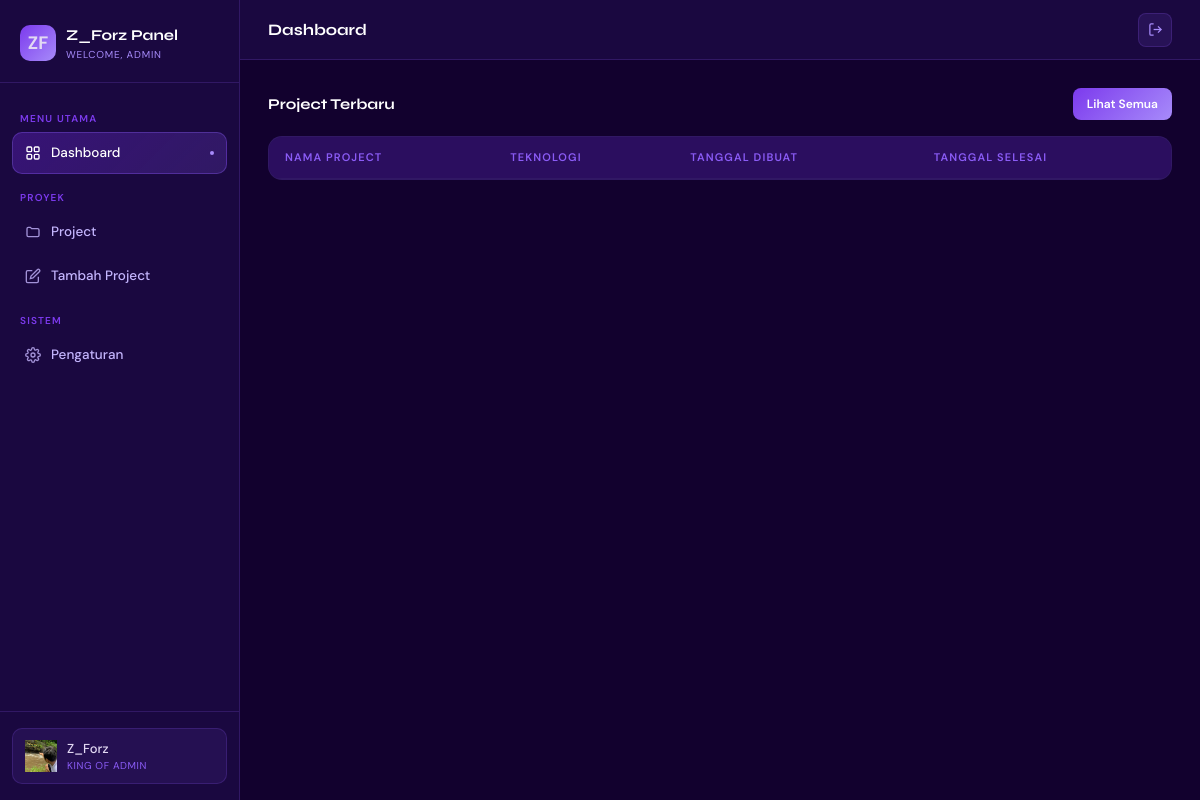
/admin/dashboard.php (signed in), run on an earlier commit of the app's database.
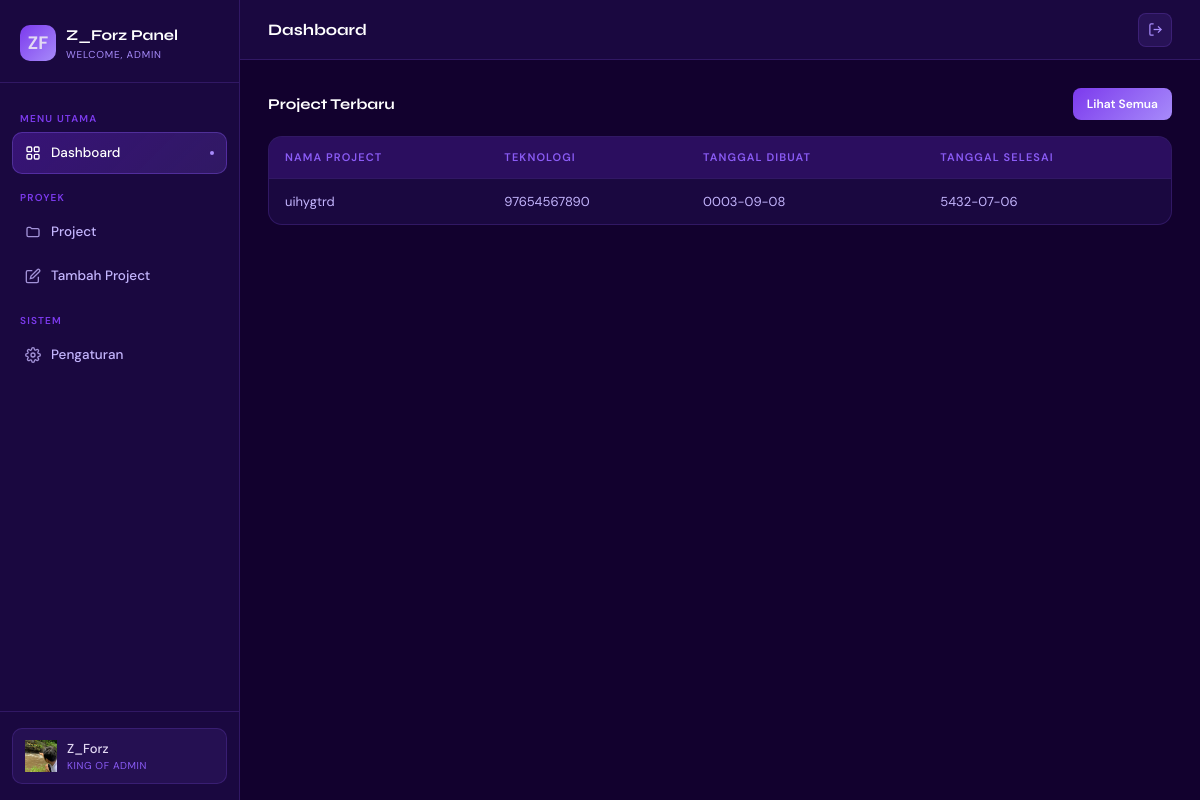
And on a later commit of the database.
### tables this page shows
CREATE TABLE `projects` (
  `id` int(11) NOT NULL,
  `judul_project` varchar(255) NOT NULL,
  `gambar_project` varchar(255) DEFAULT NULL,
  `deskripsi` text DEFAULT NULL,
  `link` varchar(255) NOT NULL,
  `dibuat` date NOT NULL,
  `selesai` date NOT NULL,
  `created_at` timestamp NULL DEFAULT current_timestamp(),
  `teknologi` varchar(255) NOT NULL
);

### admin/dashboard.php (the view, shortened to what this page needs)
<?php
include '../config.php';
$project = $conn->query("SELECT * FROM projects ORDER BY id DESC");
?>
<!DOCTYPE html>
<html lang="id">
<head>
    <script src="https://cdn.jsdelivr.net/npm/@tailwindcss/browser@4"></script>
</head>
<body>
    <div id="sidebar">
        <div class="sidebar-logo">
            <div class="logo-icon text-lg font-bold">ZF</div>
            <div>
                <div class="logo-text">Z_Forz Panel</div>
                <div class="logo-sub">Welcome, Admin</div>
            </div>
        </div>
        <nav>
            <div class="nav-section-label">Menu Utama</div>
            <div class="nav-item active" onclick="showPage('dashboard',this)">
                <svg class="nav-icon" fill="none" stroke="currentColor" stroke-width="2" viewBox="0 0 24 24">
                    <rect x="3" y="3" width="7" height="7" rx="1.5"/><rect x="14" y="3" width="7" height="7" rx="1.5"/>
                    <rect x="3" y="14" width="7" height="7" rx="1.5"/><rect x="14" y="14" width="7" height="7" rx="1.5"/>
                </svg>
                Dashboard <span class="nav-dot"></span>
            </div>
            <div class="nav-section-label" style="margin-top:16px;">Proyek</div>
            <div class="nav-item" onclick="showPage('projects',this)">
                <svg class="nav-icon" fill="none" stroke="currentColor" stroke-width="2" viewBox="0 0 24 24">
                    <path d="M3 7a2 2 0 012-2h3l2 2h9a2 2 0 012 2v8a2 2 0 01-2 2H5a2 2 0 01-2-2z"/>
                </svg>
                Project <span class="nav-dot"></span>
            </div>
            <div class="nav-item" onclick="showPage('createproject',this)">
                <svg class="nav-icon" fill="none" stroke="currentColor" stroke-width="2" viewBox="0 0 24 24">
                    <path d="M11 4H4a2 2 0 00-2 2v14a2 2 0 002 2h14a2 2 0 002-2v-7"/>
                    <path d="M18.5 2.5a2.121 2.121 0 013 3L12 15l-4 1 1-4 9.5-9.5z"/>
                </svg>
                Tambah Project <span class="nav-dot"></span>
            </div>
            <div class="nav-section-label" style="margin-top:16px;">Sistem</div>
            <div class="nav-item" onclick="alert('Halaman Pengaturan belum tersedia.')">
                Pengaturan <span class="nav-dot"></span>
            </div>
        </nav>
        <div class="sidebar-bottom">
            <div class="user-card">
                <div class="avatar">
                    <img src="../images/elnunjuk.jpeg" alt="User Avatar">
                </div>
                <div>
                    <div class="user-name">Z_Forz</div>
                    <div class="user-role">King of Admin</div>
                </div>
            </div>
        </div>
    </div>
    <div id="main" class="flex-1 flex flex-col h-screen overflow-hidden">
        <div id="topbar">
            <span class="topbar-title" id="topbar-title">Dashboard</span>
            <div class="flex items-center gap-3">
                <a href="../auth/logout.php" class="icon-btn">
                    <svg width="15" height="15" fill="none" stroke="currentColor" stroke-width="2" viewBox="0 0 24 24">
                        <path d="M9 21H5a2 2 0 01-2-2V5a2 2 0 012-2h4"/>
                        <polyline points="16 17 21 12 16 7"/>
                        <line x1="21" y1="12" x2="9" y2="12"/>
                    </svg>
                </a>
            </div>
        </div>
        <div class="flex-1 overflow-y-auto p-7" style="flex: 1; overflow-y: auto; padding: 28px;">
            <div id="page-dashboard" class="page active">
                <div class="section-header">
                    <span class="section-title">Project Terbaru</span>
                    <button class="btn-sm btn-primary" onclick="showPage('projects', document.querySelectorAll('.nav-item')[1])">Lihat Semua</button>
                </div>
                <div class="table-wrap">
                    <table>
                        <thead>
                            <tr><th>Nama Project</th><th>Teknologi</th><th>Tanggal Dibuat</th><th>Tanggal Selesai</th></tr>
                        </thead>
                        <tbody>
                            <?php while ($row = $project->fetch_assoc()): ?>
                            <tr>
                                <td><?= $row['judul_project']; ?></td>
                                <td><?= $row['teknologi']; ?></td>
                                <td><?= $row['dibuat'] ; ?></td>
                                <td><?= $row['selesai']; ?></td>
                            </tr>
                            <?php endwhile; ?>
                        </tbody>
                    </table>
                </div>
            </div>
        </div>
    </div>
</body>
</html>

### admin/dashboard.php (style rules this page uses)
*, *::before, *::after { box-sizing: border-box; margin: 0; padding: 0; }
:root { --c-bg: #12012e; --c-surface: #1a0840; --c-border: rgba(139,92,246,0.20); --c-border-h: rgba(139,92,246,0.45); --c-purple: #7c3aed; --c-purple2: #8b5cf6; --c-purple3: #a78bfa; --c-purple4: #c4b5fd; --c-text: #e2d9f3; --c-muted: #c4b5fd; --grad: linear-gradient(135deg,#7c3aed,#a78bfa); }
body { font-family:'DM Sans',sans-serif; background:var(--c-bg); color:var(--c-text); min-height:100vh; display:flex !important; overflow:hidden; }
.page { display:none; }
.page.active { display:block; animation:fadeIn .35s ease; }
#sidebar { width:240px !important; flex-shrink:0; background:var(--c-surface); border-right:1px solid var(--c-border); display:flex; flex-direction:column; height:100vh; }
.sidebar-logo { padding:24px 20px 20px; border-bottom:1px solid var(--c-border); display:flex; align-items:center; gap:10px; }
.logo-icon { width:36px; height:36px; border-radius:10px; background:var(--grad); display:flex; align-items:center; justify-content:center; flex-shrink:0; }
.logo-text { font-family:'Syne',sans-serif; font-weight:700; font-size:15px; color:#fff; }
.logo-sub { font-size:10px; color:var(--c-purple3); letter-spacing:.08em; text-transform:uppercase; }
nav { flex:1; padding:16px 12px; overflow-y:auto; }
.nav-section-label { font-size:10px; font-weight:600; letter-spacing:.12em; text-transform:uppercase; color:var(--c-purple); padding:0 8px; margin:12px 0 6px; }
.nav-item { display:flex; align-items:center; gap:10px; padding:10px 12px; border-radius:10px; font-size:13.5px; font-weight:500; color:var(--c-muted); cursor:pointer; transition:all .2s; margin-bottom:2px; border:1px solid transparent; position:relative; }
.nav-item.active { background:linear-gradient(135deg,rgba(109,40,217,0.35),rgba(139,92,246,0.2)); border-color:rgba(139,92,246,0.35); color:#fff; }
.nav-dot { width:4px; height:4px; border-radius:50%; background:var(--c-purple3); position:absolute; right:12px; display:none; }
.nav-item.active .nav-dot { display:block; }
.nav-icon { width:16px; height:16px; flex-shrink:0; opacity:.8; }
.nav-item.active .nav-icon { opacity:1; }
.sidebar-bottom { padding:16px 12px; border-top:1px solid var(--c-border); }
.user-card { display:flex; align-items:center; gap:10px; padding:10px 12px; border-radius:10px; background:rgba(139,92,246,0.10); border:1px solid rgba(139,92,246,0.20); }
.avatar { width:32px; height:32px; background:var(--grad); display:flex; align-items:center; justify-content:center; font-size:12px; font-weight:700; color:#fff; flex-shrink:0; }
.user-name { font-size:13px; font-weight:500; color:var(--c-text); }
.user-role { font-size:10px; color:var(--c-purple2); text-transform:uppercase; letter-spacing:.06em; }
#main { min-width: 0; }
#topbar { height:60px; flex-shrink:0; background:var(--c-surface); border-bottom:1px solid var(--c-border); display:flex; align-items:center; justify-content:space-between; padding:0 28px; }
.topbar-title { font-family:'Syne',sans-serif; font-size:16px; font-weight:700; color:#fff; }
.icon-btn { width:34px; height:34px; border-radius:8px; background:rgba(139,92,246,0.12); border:1px solid rgba(139,92,246,0.20); display:flex; align-items:center; justify-content:center; cursor:pointer; transition:all .2s; color:var(--c-purple3); text-decoration:none; }
.btn-sm { font-size:12px; font-weight:600; padding:7px 14px; border-radius:8px; cursor:pointer; border:none; transition:all .2s; font-family:'DM Sans',sans-serif; }
.btn-primary { background:var(--grad); color:#fff; }
.table-wrap { background:var(--c-surface); border:1px solid var(--c-border); border-radius:14px; overflow:hidden; }
table { width:100%; border-collapse:collapse; }
thead tr { background:rgba(109,40,217,0.20); border-bottom:1px solid rgba(139,92,246,0.20); }
th { padding:12px 16px; text-align:left; font-size:11px; font-weight:600; text-transform:uppercase; letter-spacing:.1em; color:var(--c-purple2); }
td { padding:13px 16px; font-size:13px; color:var(--c-muted); border-bottom:1px solid rgba(139,92,246,0.08); }
tr:last-child td { border-bottom:none; }
.section-header { display:flex; align-items:center; justify-content:space-between; margin-bottom:16px; }
.section-title { font-family:'Syne',sans-serif; font-size:15px; font-weight:700; color:#fff; }

What changed in the data, as far as the page shows it:
added projects: judul_project "uihygtrd", teknologi "97654567890", dibuat "0003-09-08", selesai "5432-07-06"
